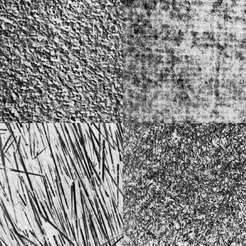
%> input picture Project_1/mosaic1.png, 246 x 246 px, shrunk from 512 x 512 before the run
$ octave task_c.m   (GNU Octave 9; MATLAB toolbox functions it lacks are replaced by stand-ins)
%> lines starting %> are read from the running program, lines starting %| are printed output that depends on the picture
%% Import pictures
clear all;
mosaic1 = imread('mosaic1.png');
%> mosaic1 is the input picture: size 246x246 uint8; min 0, max 255, mean 136.8
mosaic2 = imread('mosaic2.png');
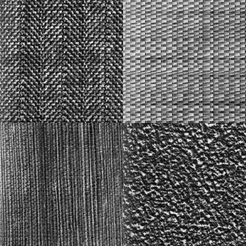
%> input picture Project_1/mosaic2.png, 246 x 246 px, shrunk from 512 x 512 before the run
%> mosaic2 is the input picture: size 246x246 uint8; min 0, max 255, mean 95.4

%% Pad images
window_size = 31;
d = (window_size-1)/2;

mosaic1_eq = histeq(mosaic1);
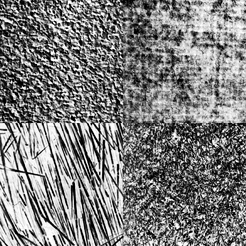
%> mosaic1_eq: size 246x246 uint8; min 0, max 255, mean 126.2
mosaic2_eq = histeq(mosaic2);
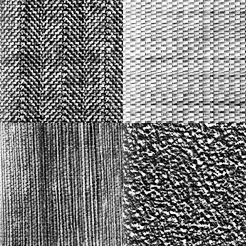
%> mosaic2_eq: size 246x246 uint8; min 0, max 255, mean 126.3
%figure, imshow(mosaic1_eq);
%figure, imshow(mosaic2_eq);
p_mosaic1 = padarray(mosaic1_eq,[d d],'symmetric','both');
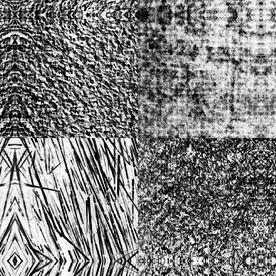
%> p_mosaic1: size 276x276 uint8; min 0, max 255, mean 127.7
p_mosaic2 = padarray(mosaic2_eq,[d d],'symmetric','both');
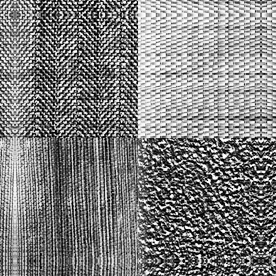
%> p_mosaic2: size 276x276 uint8; min 0, max 255, mean 127.8
%figure, imshow(p_mosaic1);
%figure, imshow(p_mosaic2);

%%
G = 16;
img = p_mosaic1;

%% Compute glcm for mosaic1 [2 6]
glcms = zeros(G, G);
paramaters = [2 6];
p = 1;
%> (the run ends here)
